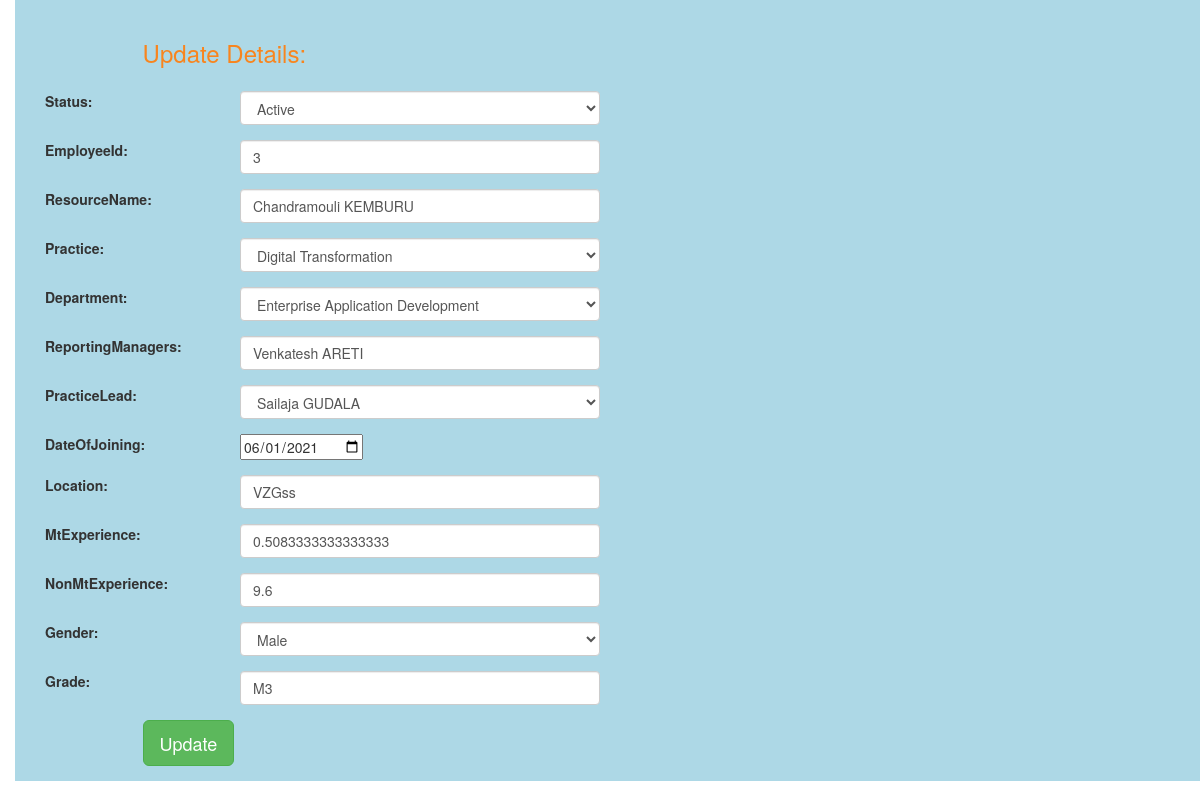
Before: /edit/3 (signed in) with the older database file.
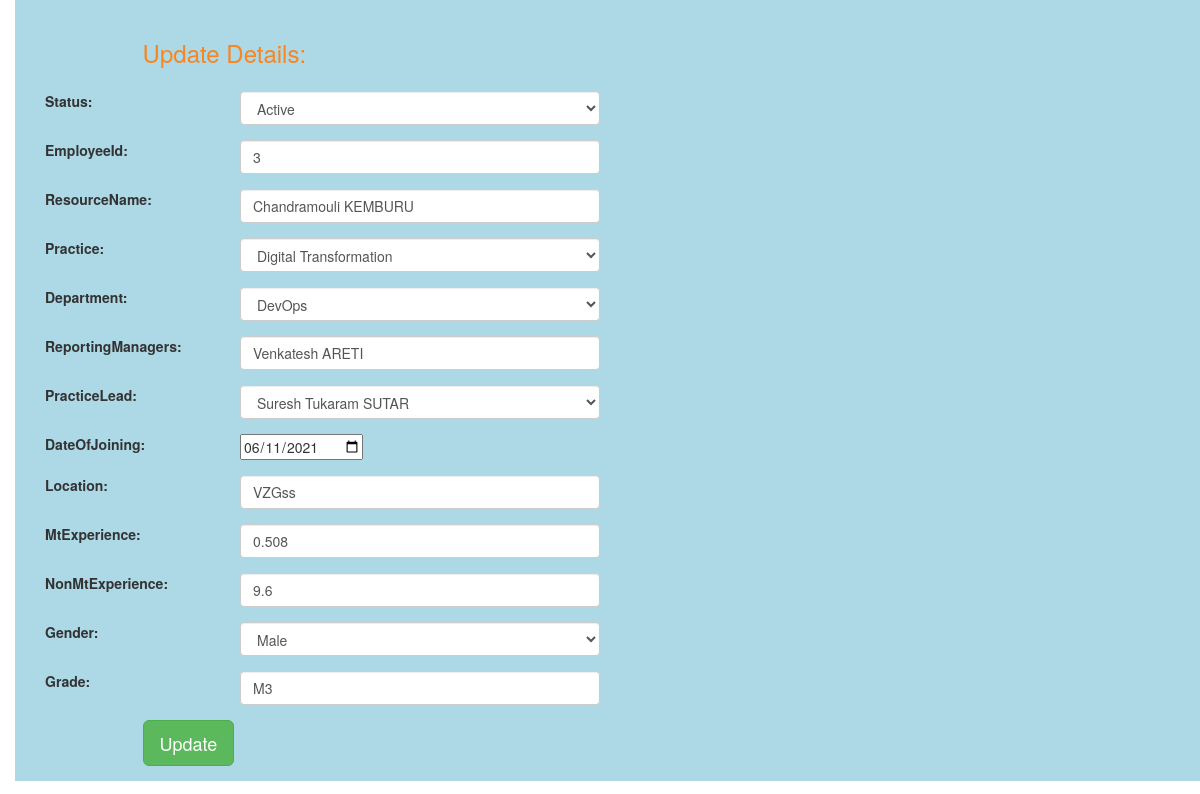
After: the same page with the newer database file.
### webapp/models.py (models this page shows, shortened)
class EmployeeDetails(models.Model):
    class Meta:
        verbose_name_plural = 'EmployeeDetails'
    GENDER_CHOICE = (("MALE", "Male"), ("FEMALE", "Female"))
    STATUS_CHOICE = (("ACTIVE","Active"),("INACTIVE","Inactive"),("RESIGN","Resign"))
    PRACTICE_CHOICE = (("DIGITAL TRANSFORMATION","Digital Transformation"),)
    DEPARTMENT_CHOICE = (("DEVOPS","DevOps"),("ENTERPRISE APPLICATION DEVELOPMENT","Enterprise Application Development"),("UI","UI"),("CLOUD SOLUTIONS","Cloud Solutions"),("ENTERPRISE ARCHITECTURE","Enterprise Architecture"),("UX","UX"),("PRODUCT ENGINEERING","Product Engineering"),("MOBILITY","Mobility"),("PROFESSIONAL SERVICES","Professional Services"))
    PRACTICE_LEAD_CHOICE = (("SURESH TUKARAM SUTAR","Suresh Tukaram SUTAR"),("SAILAJA GUDALA","Sailaja GUDALA"),("SRINIVAS KANTTUGA","Srinivas KATTUNGA"),("ABHIJEET BHIKAJI PATIL","Abhijeet Bhikaji PATIL"),("SANJAY PARMANAND BATHEJA","Sanjay Parmanand BATHEJA"),("YYOMA DILIP PATHAK","Vyoma Dilip PATHAK"),("ABHIJEET HARISHCHANDRA ALONE","Abhijeet Harishchandra ALONE"),("NASIR AHMED R","Nasir Ahmed R"))
    status = models.CharField(max_length=100,choices = STATUS_CHOICE,null=True)
    emp_id=models.IntegerField(primary_key=True,null=False)
    resource_name = models.CharField(max_length=100,null=True)
    practice = models.CharField(max_length=100,choices=PRACTICE_CHOICE,default="Digital Transformation",null=True)
    department = models.CharField(max_length=100,choices=DEPARTMENT_CHOICE,null=True)
    reporting_managers = models.CharField(max_length=100,null=True)
    practice_lead = models.CharField(max_length=100,choices=PRACTICE_LEAD_CHOICE,null=True)
    date_of_joining = models.DateField(blank=True , null=True)
    location = models.CharField(max_length=100,null=True)
    mt_experience = models.FloatField(max_length=100,null=True)
    non_mt_experience = models.FloatField(max_length=100,blank=True , null=True)
    gender = models.CharField(max_length=100,choices=GENDER_CHOICE,null=True)
    grade = models.CharField(max_length=100,blank=True , null=True)

### webapp/views.py (the view)
# urls.py: path('edit/<int:id>', views.edit),
@login_required(login_url=login)
def edit(request, id):
    employee_obj = EmployeeDetails.objects.get(emp_id=id)
    if request.method == 'POST':
        print(request.POST)
        form = EmployeeForm(request.POST, instance=employee_obj)
        print(form)
        if form.is_valid():
            form.save()
            return redirect('/')
    else:
        form = EmployeeForm(instance=employee_obj)
    return render(request, 'edit.html', {'employee': form, 'id': id})

### webapp/templates/edit.html (shortened to what this page needs)
{% extends "base.html" %} {% block title %}Add New Employee Records{% endblock title %} {% block content %}
<div class="col-md-12">
    <form method="POST" class="post-form">
        <div class="container">
            <br>
            <div class="form-group row">
                <label class="col-sm-1 col-form-label"></label>
                <div class="col-sm-4">
                    <h3 style="color: rgb(248, 133, 30);">Update Details:</h3>
                </div>
            </div>
            <div class="form-group row">
                <label class="col-sm-2 col-form-label">Status:</label>
                <div class="col-sm-4">
                    {{ employee.status }}
                </div>
            </div>
            <div class="form-group row">
                <label class="col-sm-2 col-form-label">EmployeeId:</label>
                <div class="col-sm-4">
                    {{ employee.emp_id }}
                </div>
            </div>
            <div class="form-group row">
                <label class="col-sm-2 col-form-label">ResourceName:</label>
                <div class="col-sm-4">
                    {{ employee.resource_name }}
                </div>
            </div>
            <div class="form-group row">
                <label class="col-sm-2 col-form-label">Practice:</label>
                <div class="col-sm-4">
                    {{ employee.practice }}
                </div>
            </div>
            <div class="form-group row">
                <label class="col-sm-2 col-form-label">Department:</label>
                <div class="col-sm-4">
                    {{ employee.department }}
                </div>
            </div>
            <div class="form-group row">
                <label class="col-sm-2 col-form-label">ReportingManagers:</label>
                <div class="col-sm-4">
                    {{ employee.reporting_managers }}
                </div>
            </div>
            <div class="form-group row">
                <label class="col-sm-2 col-form-label">PracticeLead:</label>
                <div class="col-sm-4">
                    {{ employee.practice_lead }}
                </div>
            </div>
            <div class="form-group row">
                <label class="col-sm-2 col-form-label">DateOfJoining:</label>
                <div class="col-sm-4">
                    {{ employee.date_of_joining }}
                </div>
            </div>
            <div class="form-group row">
                <label class="col-sm-2 col-form-label">Location:</label>
                <div class="col-sm-4">
                    {{ employee.location }}
                </div>
            </div>
            <div class="form-group row">
                <label class="col-sm-2 col-form-label">MtExperience:</label>
                <div class="col-sm-4">
                    {{ employee.mt_experience }}
                </div>
            </div>
            <div class="form-group row">
                <label class="col-sm-2 col-form-label">NonMtExperience:</label>
                <div class="col-sm-4">
                    {{ employee.non_mt_experience }}
                </div>
            </div>
            <div class="form-group row">
                <label class="col-sm-2 col-form-label">Gender:</label>
                <div class="col-sm-4">
                    {{ employee.gender }}
                </div>
            </div>
            <div class="form-group row">
                <label class="col-sm-2 col-form-label">Grade:</label>
                <div class="col-sm-4">
                    {{ employee.grade }}
                </div>
            </div>
            <div class="form-group row">
                <label class="col-sm-1 col-form-label"></label>
                <div class="col-sm-4">
                    <button type="submit" class="btn btn-success btn-lg">Update</button>
                </div>
            </div>
        </div>
    </form>
    {% endblock content %}

Changed rows visible on the page:
changed EmployeeDetails "Active": department "Enterprise Application Development" → "DevOps"; practice_lead "Sailaja GUDALA" → "Suresh Tukaram SUTAR"; date_of_joining "06/01/2021" → "06/11/2021"; mt_experience "0.5083333333333333" → "0.508"
